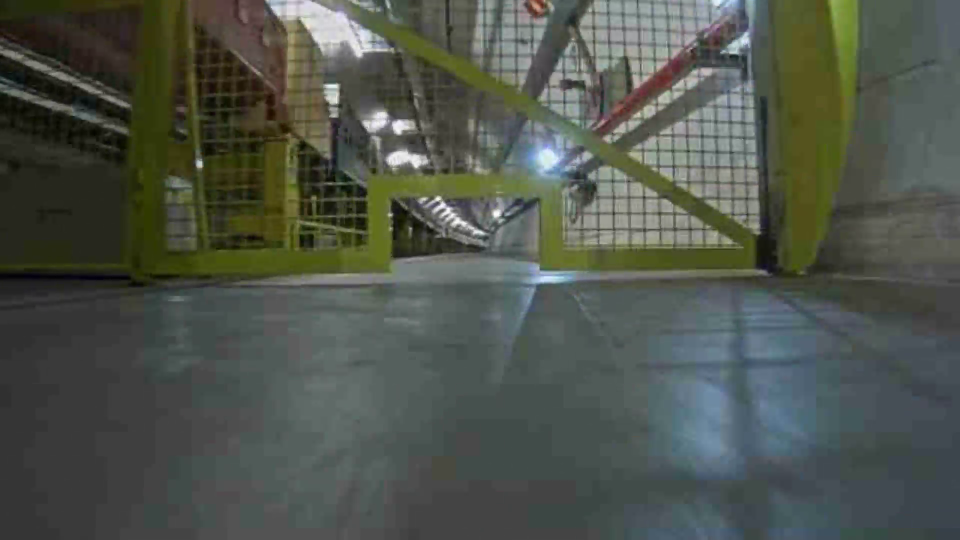
#> input picture imgs/front/0060.png, 1920 x 1080 px (shown at 1/2 size)
$ python point_front.py imgs/front/0060.png imgs/front/0001.png
#> lines starting #> are read from the running program, lines starting #| are printed output that depends on the picture
### model/vision.py
import numpy as np
import cv2
import os
from os import path as osp

import torch
import torch.nn as nn
import torch.nn.functional as F
import torchvision.transforms as transforms

from model.net import DGCNet

class DeNormalize:
    '''
    Removes normalization using the mean, std specified
    '''
    def __init__(self, mean, std):
        self.mean = mean
        self.std = std

    # [4 lines left out: function __call__, not called in this run]

class DGCVision:
    def __init__(self):
        mean = np.array([0.485, 0.456, 0.406])
        std  = np.array([0.229, 0.224, 0.225])
        self.restore_image = DeNormalize(mean, std)
        self.dataset_transforms = transforms.Compose([
            transforms.ToTensor(),
            transforms.Normalize(mean, std)
        ])
        self.use_cuda = torch.cuda.is_available()
        device = torch.device('cuda:0' if self.use_cuda else 'cpu')

        self.net = DGCNet(mask=True)
        self.net.load_state_dict(torch.load(osp.join('pretrained_models',
                                                'dgcm',
                                                'checkpoint.pth'),
                                       map_location=torch.device(device))['state_dict'])
        self.net.eval()
        self.net.to(device);
        self.IMG_SIZE = (240, 240)

    # [15 lines left out: functions predict, warp, not called in this run]

    def getMatchabilityMask(self):
        self.matchability_mask = self.match_mask.permute(0, 2, 3, 1).cpu().numpy()[0].reshape(self.IMG_SIZE)
        return self.matchability_mask

    # [32 lines left out: functions getFlow, target, source, not called in this run]


### point_front.py
from model.vision import DGCVision

import cv2
import numpy as np
import sys

COLORS = [(255,0,255),(255,255,0),(255,0,0),(0,255,0),(0,0,255)]
color = 0

# python point_front.py imgs/front/0060.png imgs/front/0001.png
# python point_front.py imgs/front/0095.png imgs/front/0060.png
# python point_front.py imgs/front/0150.png imgs/front/0095.png

img1 = cv2.cvtColor(cv2.imread(sys.argv[1], cv2.IMREAD_COLOR), cv2.COLOR_BGR2RGB)
img2 = cv2.cvtColor(cv2.imread(sys.argv[2], cv2.IMREAD_COLOR), cv2.COLOR_BGR2RGB)
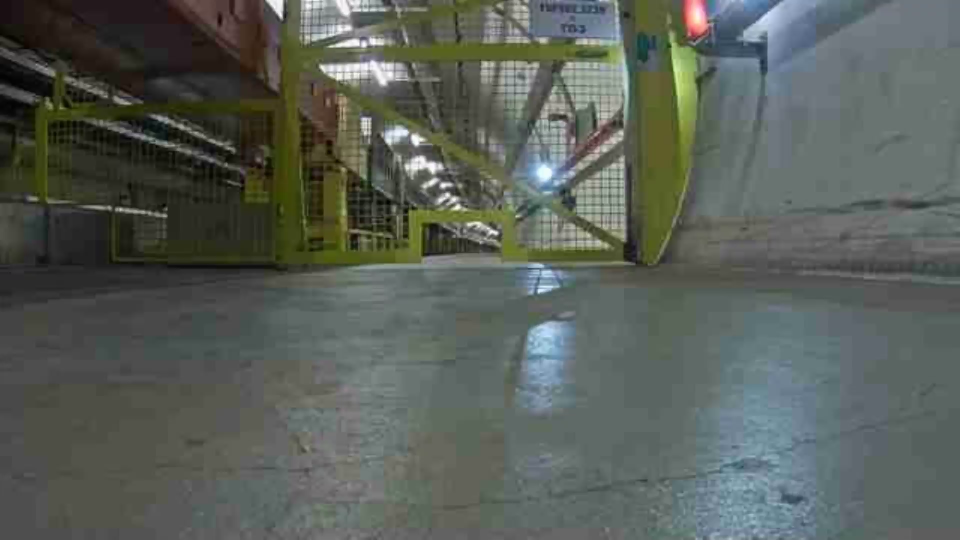
#> input picture imgs/front/0001.png, 1920 x 1080 px (shown at 1/2 size)
img1 = cv2.resize(img1, (640,360,))
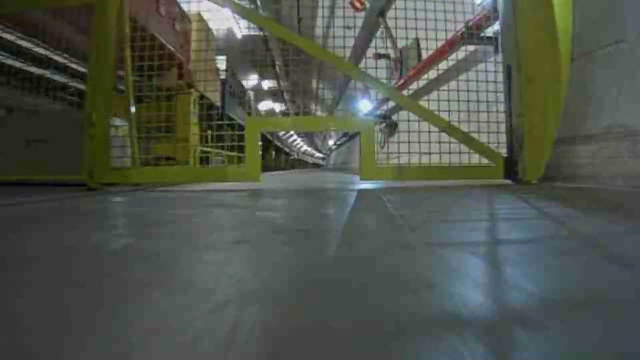
#> img1: shape (360, 640, 3); mean R, G, B 78.9, 84.5, 75.6
img2 = cv2.resize(img2, (640,360,))
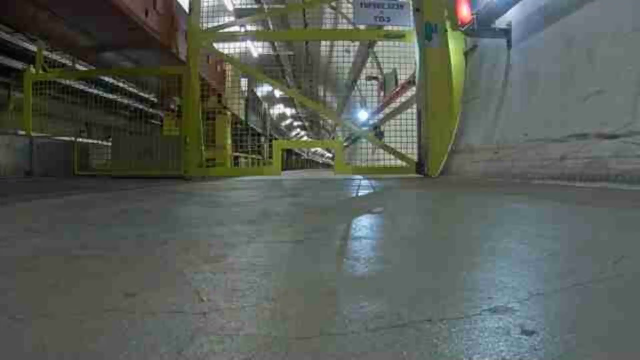
#> img2: shape (360, 640, 3); mean R, G, B 88.7, 94.9, 88.3
img = cv2.cvtColor(np.hstack((img1,img2,)), cv2.COLOR_RGB2BGR)
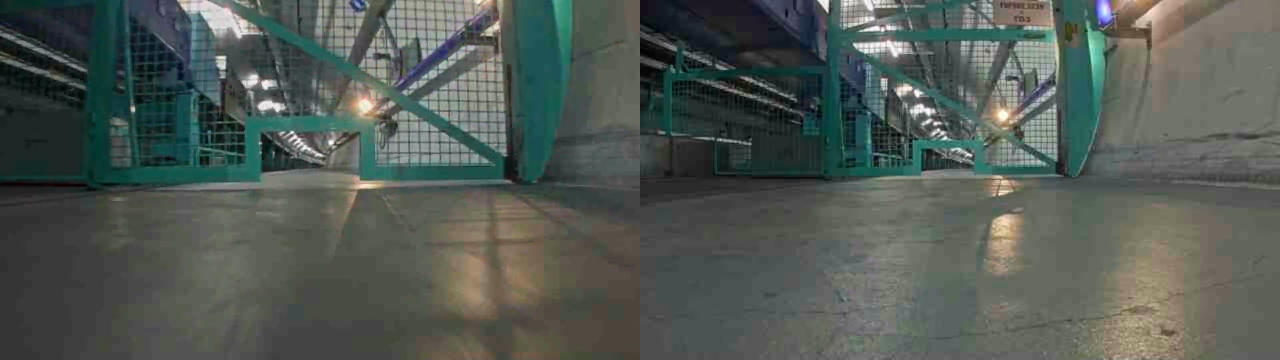
#> img: shape (360, 1280, 3); mean R, G, B 81.9, 89.7, 83.8

#> (the run stopped early here; a loop or call above may not have finished)
